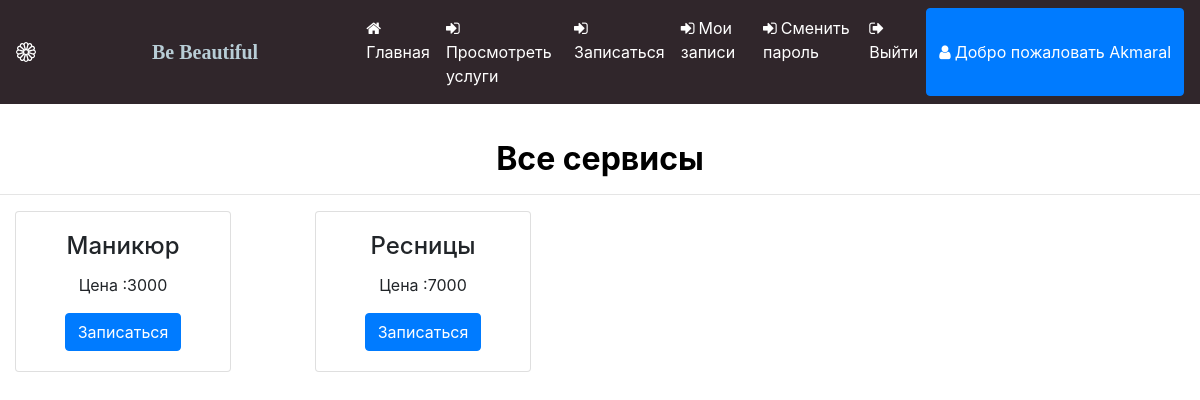
Page /all_service (signed in) on the committed database.
### beauty/models.py (models this page shows, shortened)
class Servise(models.Model):
    name = models.CharField(max_length=100,null=True)
    cost = models.IntegerField(null=True)

### beauty/views.py (the view)
# urls.py: path('all_service',All_Service,name="all_service"),
def All_Service(request):
    pro1=Servise.objects.all()
    d = {'pro1':pro1}
    return render(request,'all_service.html',d)

### beauty/templates/all_service.html
{% extends 'navigation.html' %}
{% block body %}
{% load static %}
<center><h2 style="margin-top:3%;font-weight:bold;color:black">Все сервисы</h2></center><hr>
<div class="carousel-inner row w-100 mx-auto">
{% for j in pro1 %}
<div class=" col-md-3 active">
   <div class="card" style="padding:0;width:80%;margin-bottom:4%">
      <div class="card-body text-center">
         <h4 class="card-title text-center">{{j.name}} </h4>
         <p class="card-text">Цена :{{j.cost}}</p>
         <a href="{% url 'book_select_appointment' j.id %}"><button type="submit" class="btn btn-primary">Записаться</button></a>
   	</div>
   </div>
</div>
{% endfor %}
</div>
{% endblock %}

### beauty/templates/navigation.html (shortened to what this page needs)
<!DOCTYPE html>
<html lang="ru">
<head>
{% load static %}
    <link rel="stylesheet" href="https://maxcdn.bootstrapcdn.com/bootstrap/4.0.0/css/bootstrap.min.css">
    <link rel = stylesheet href = "//cdn.datatables.net/1.10.19/css/jquery.dataTables.min.css">
</head>
<link rel="stylesheet" href="https://cdnjs.cloudflare.com/ajax/libs/font-awesome/4.7.0/css/font-awesome.min.css">
</head>
<body>
<nav class="navbar navbar-expand-sm" style="background-color:rgb(48, 38, 43)">
  <a href='/' class=" text-white navbar-brand d-flex align-items-center">
  <a class="navbar-brand" href="#" style="color:rgb(184, 205, 214);font-family:'Monotype Corsiva';font-weight:bold;margin-left:100px;margin-right:0">
  Be Beautiful</a>
  <ul class="navbar-nav">
    {% if request.user.username %}
    {% if not request.user.is_staff %}
   <li class="nav-item">
      <a class="nav-link" href="{% url 'profile' %}" style="color:white;margin-left:100px">
      <i class="fa fa-home" style="margin-right:4px"></i>Главная</a>
    </li>
    <li class="nav-item">
      <a class="nav-link" href="{% url 'all_service' %}" style="color:white">
      <i class="fa fa-sign-in" style="margin-right:4px"></i>Просмотреть услуги</a>
    </li>
    <li class="nav-item">
      <a class="nav-link" href="{% url 'book_appointment' %}" style="color:white">
      <i class="fa fa-sign-in" style="margin-right:4px"></i>Записаться</a>
    </li>
    <li class="nav-item">
      <a class="nav-link" href="{% url 'view_appointment' %}" style="color:white">
      <i class="fa fa-sign-in" style="margin-right:4px"></i>Мои записи</a>
    </li>
    <li class="nav-item">
      <a class="nav-link" href="{% url 'change_password' %}" style="color:white">
      <i class="fa fa-sign-in" style="margin-right:4px"></i>Сменить пароль</a>
    </li>
    {% endif %}
    {% endif %}
{% if request.user.is_authenticated %}
    {% if not request.user.is_staff %}
     <li class="nav-item">
      <a class="nav-link" href="{% url 'logout' %}" style="color:white">
      <i class="fa fa-sign-out" style="margin-right:4px"></i>Выйти</a>
    </li>
      <div class="btn-group">
  <button type="button" class="btn btn-primary" data-toggle="dropdown" aria-haspopup="true" aria-expanded="false">
    <i class="fa fa-user" style="margin-right:4px"></i>Добро пожаловать {{request.user.first_name}}
  </button>
</div>
    {% endif %}
    {% endif %}
    </ul>
</nav>
{% block body %}
{% endblock %}
</body>
</html>

### beauty/templates/navigation.html (style rules this page uses)
* { box-sizing: border-box; }

### rows in the picture
Servise: name "Маникюр", cost "3000"
Servise: name "Ресницы", cost "7000"

### other values in the picture
{{ request.user.first_name }} "Akmaral"
